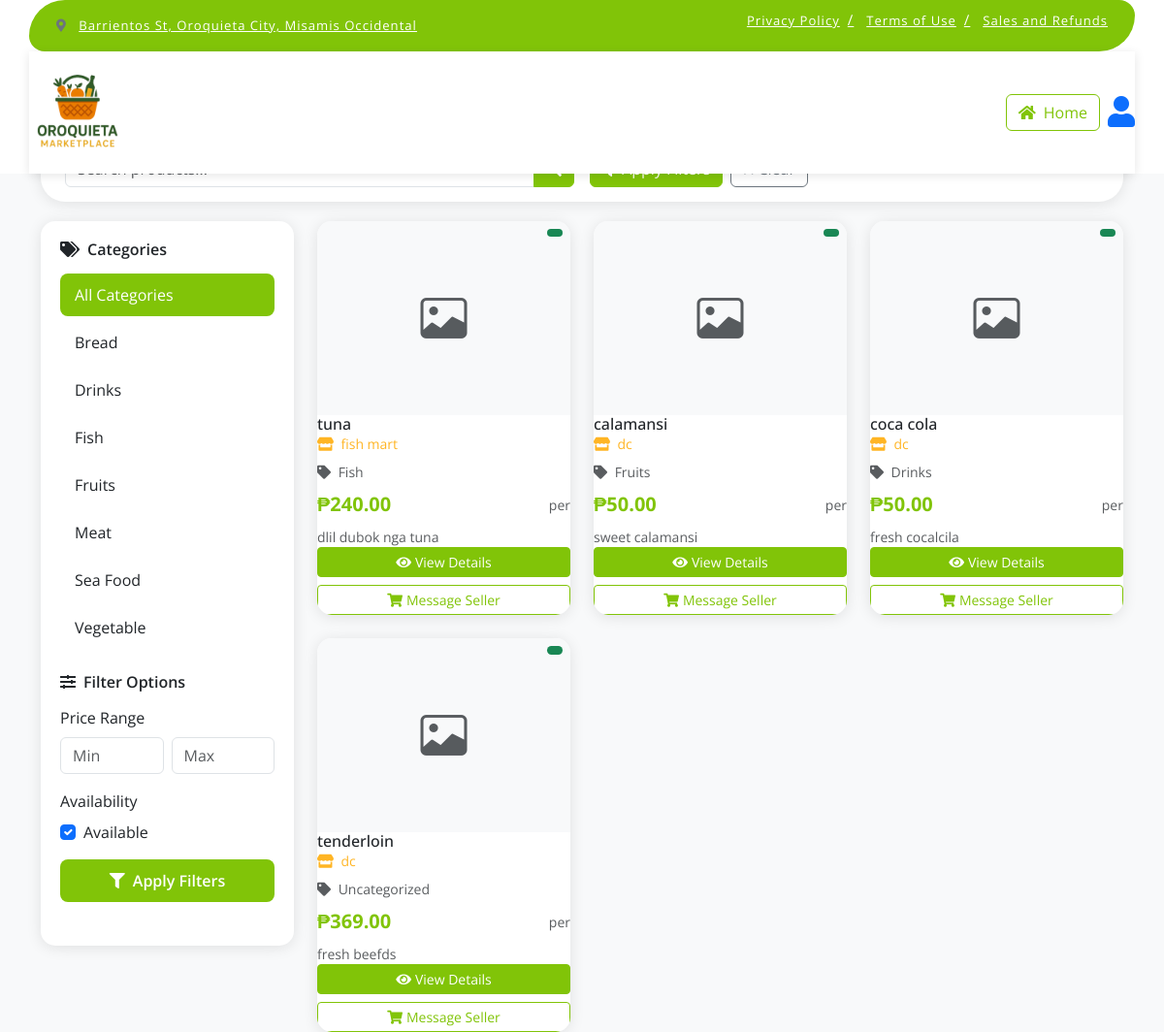
Before: /customer/index_copy.php with the older database file.
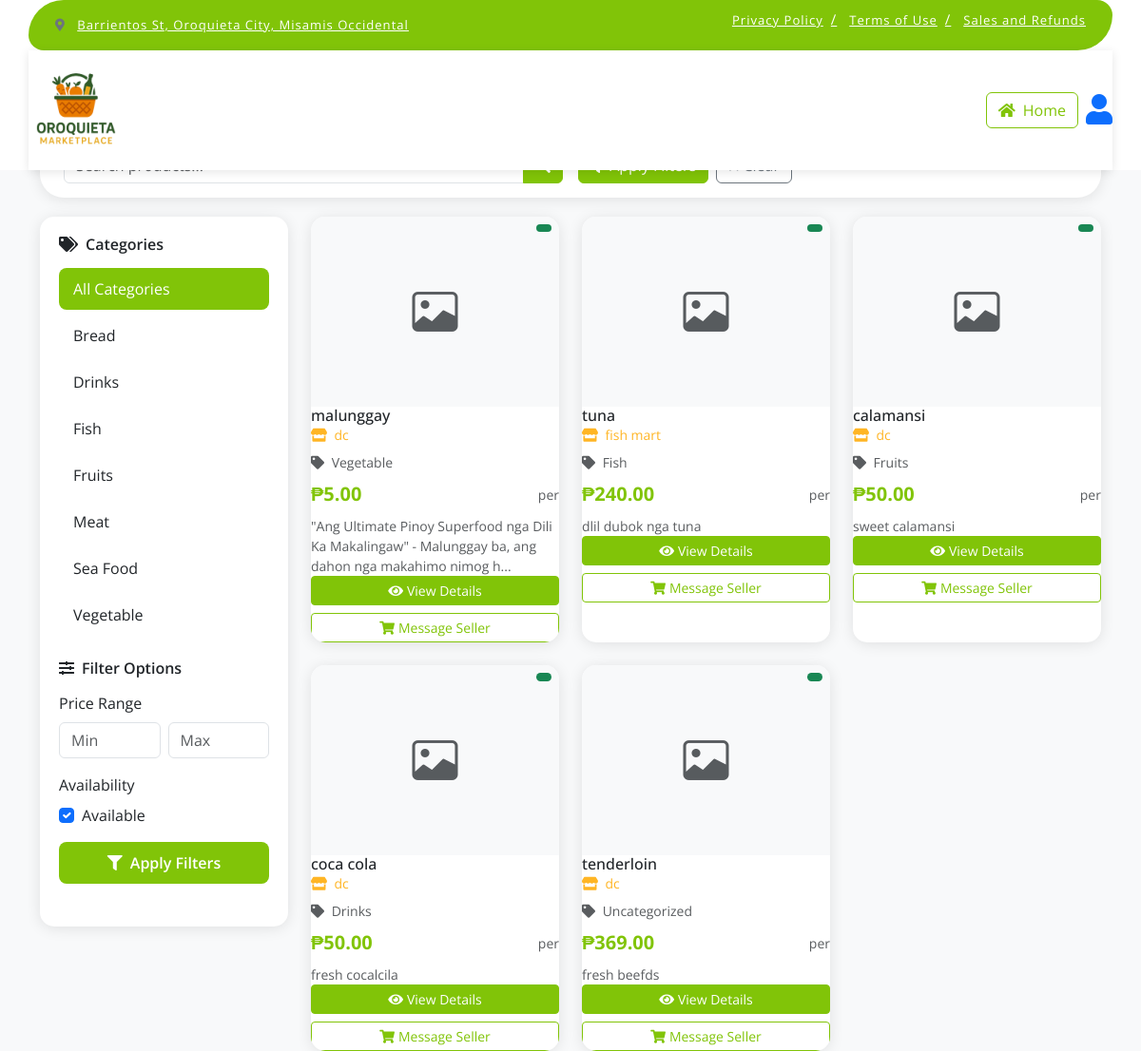
After: the same page with the newer database file.
### tables this page shows
CREATE TABLE `categories` (
  `id` int(11) NOT NULL,
  `name` varchar(100) NOT NULL,
  `icon` varchar(10) DEFAULT NULL COMMENT 'Emoji or icon character',
  `description` text DEFAULT NULL,
  `parent_id` int(11) DEFAULT NULL,
  `image` varchar(255) DEFAULT NULL,
  `is_active` tinyint(1) DEFAULT 1,
  `created_at` timestamp NOT NULL DEFAULT current_timestamp(),
  `updated_at` timestamp NOT NULL DEFAULT current_timestamp() ON UPDATE current_timestamp()
);

CREATE TABLE `products` (
  `id` int(11) NOT NULL,
  `seller_id` int(11) NOT NULL,
  `category_id` int(11) DEFAULT NULL,
  `name` varchar(255) NOT NULL,
  `description` text DEFAULT NULL,
  `price` decimal(10,2) NOT NULL,
  `stock_quantity` int(11) NOT NULL DEFAULT 0,
  `weight` decimal(10,2) DEFAULT NULL,
  `is_featured` tinyint(1) DEFAULT 0,
  `is_active` tinyint(1) DEFAULT 1,
  `created_at` timestamp NOT NULL DEFAULT current_timestamp(),
  `updated_at` timestamp NOT NULL DEFAULT current_timestamp() ON UPDATE current_timestamp()
);

### customer/index_copy.php (the view, shortened to what the changed rows need)
<?php
require_once '../includes/db_connect.php';
$cat_query = "SELECT id, name FROM categories WHERE is_active = 1 ORDER BY name";
$cat_stmt = $pdo->query($cat_query);
$search = isset($_GET['search']) ? trim($_GET['search']) : '';
$category_filter = isset($_GET['category']) ? intval($_GET['category']) : 0;
$price_min = isset($_GET['price_min']) ? floatval($_GET['price_min']) : 0;
$price_max = isset($_GET['price_max']) ? floatval($_GET['price_max']) : 999999;
$where_conditions = ["p.is_active = 1"];
$params = [];
$where_clause = implode(" AND ", $where_conditions);
$query = "SELECT p.*, c.name as category_name,
          COALESCE(sa.business_name, CONCAT(s.first_name, ' ', s.last_name), 'Unknown Seller') as shop_name
          FROM products p
          LEFT JOIN categories c ON p.category_id = c.id
          LEFT JOIN sellers s ON p.seller_id = s.id
          LEFT JOIN seller_applications sa ON s.id = sa.seller_id AND sa.status = 'approved'
          WHERE $where_clause
          ORDER BY p.created_at DESC";
$stmt = $pdo->prepare($query);
$stmt->execute($params);
$products = $stmt->fetchAll();
?>
<!DOCTYPE html>
<html lang="en">
<head>
    <link rel="stylesheet" href="https://use.fontawesome.com/releases/v5.15.4/css/all.css" />
    <link href="https://cdn.jsdelivr.net/npm/bootstrap-icons@1.4.1/font/bootstrap-icons.css" rel="stylesheet">
    <link href="https://cdn.jsdelivr.net/npm/bootstrap@5.3.0/dist/css/bootstrap.min.css" rel="stylesheet">
</head>
<body>
    <div class="container">
        <div class="row">
            <div class="col-lg-3">
                <div class="sidebar">
                    <div class="filter-section">
                        <div class="category-list">
                            <div class="category-item <?php echo $category_filter == 0 ? 'active' : ''; ?>"
                                onclick="window.location.href='?search=<?php echo urlencode($search); ?>&price_min=<?php echo $price_min; ?>&price_max=<?php echo $price_max; ?>'">
                                All Categories
                            </div>
                            <?php while ($category = $cat_stmt->fetch()): ?>
                                <div class="category-item <?php echo $category_filter == $category['id'] ? 'active' : ''; ?>"
                                    onclick="window.location.href='?search=<?php echo urlencode($search); ?>&category=<?php echo $category['id']; ?>&price_min=<?php echo $price_min; ?>&price_max=<?php echo $price_max; ?>'">
                                    <?php echo htmlspecialchars($category['name']); ?>
                                </div>
                            <?php endwhile; ?>
                        </div>
                    </div>
                </div>
            </div>
            <div class="col-lg-9">
                <div class="row g-4">
                    <?php if (count($products) > 0): ?>
                        <?php foreach ($products as $product): ?>
                            <div class="col-lg-4 col-md-6">
                                <div class="product-card">
                                    <div class="position-relative">
                                        <?php if (!empty($product['image'])): ?>
                                            <img
                                                class="product-image" alt="<?php echo htmlspecialchars($product['name']); ?>">
                                        <?php else: ?>
                                            <div class="product-image bg-light d-flex align-items-center justify-content-center">
                                                <i class="bi bi-image text-muted" style="font-size: 3rem;"></i>
                                            </div>
                                        <?php endif; ?>
                                        <span class="badge bg-success position-absolute top-0 end-0 m-2">
                                        </span>
                                    </div>
                                    <div class="card-body">
                                        <h6 class="card-title"><?php echo htmlspecialchars($product['name']); ?></h6>
                                        <p class="shop-name mb-2">
                                            <i class="fas fa-store me-1"></i>
                                            <?php echo htmlspecialchars($product['shop_name'] ?? 'Unknown Seller'); ?>
                                        </p>
                                        <p class="text-muted small mb-2">
                                            <i class="fas fa-tag me-1"></i>
                                            <?php echo htmlspecialchars($product['category_name'] ?? 'Uncategorized'); ?>
                                        </p>
                                        <div class="d-flex justify-content-between align-items-center mb-2">
                                            <span
                                                class="product-price">₱<?php echo number_format($product['price'], 2); ?></span>
                                            <small class="text-muted">per
                                                <?php echo htmlspecialchars($product['unit']); ?></small>
                                        </div>
                                        <?php if (!empty($product['description'])): ?>
                                            <p class="card-text small text-muted">
                                                <?php echo htmlspecialchars(substr($product['description'], 0, 100)) . (strlen($product['description']) > 100 ? '...' : ''); ?>
                                            </p>
                                        <?php endif; ?>
                                    </div>
                                    <div class="card-footer bg-transparent border-0">
                                        <div class="d-grid gap-2">
                                            <button class="btn btn-primary btn-sm"
                                                onclick="viewProduct(<?php echo $product['id']; ?>)">
                                                <i class="fas fa-eye me-1"></i>View Details
                                            </button>
                                            <button class="btn btn-outline-primary btn-sm">
                                                <i class="fas fa-shopping-cart me-1"></i>Message Seller
                                            </button>
                                        </div>
                                    </div>
                                </div>
                            </div>
                        <?php endforeach; ?>
                    <?php endif; ?>
                </div>
            </div>
        </div>
    </div>
</body>
</html>

Changed rows visible on the page:
added products: name "malunggay", shop_name "dc", category.name "Vegetable", price "5.00", description "\"Ang Ultimate Pinoy Superfood nga Dili Ka Makalingaw\" - Malunggay ba, ang dahon nga makahimo nimog h"
